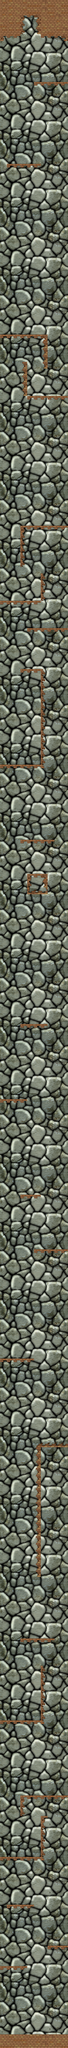

The image is a tile-based game level rendered from a .tmx file. Its description and source (layers, tilesets, objects; grid data summarised) follow:
An orthogonal 10x300 tile map with 32x32 px tiles, 5 tile layers (background, bg1, bg2, cover1, ...), 2 tilesets and 28 objects.

<map version="1.0" orientation="orthogonal" width="10" height="300" tilewidth="32" tileheight="32" backgroundcolor="#000000">
 <properties>
  <property name="Time" value="120" />
 </properties>
 <tileset firstgid="1" name="terrain" tilewidth="32" tileheight="32">
  <image source="terrain.png" width="672" height="736" />
 </tileset>
 <tileset firstgid="484" name="bg1" tilewidth="32" tileheight="32">
  <image source="stone.png" width="320" height="320" />
 </tileset>
 <layer name="background" width="10" height="300">
  <data>[3000 cells, 3000 non-empty, 100 distinct tile ids]</data>
 </layer>
 <layer name="bg1" width="10" height="300">
  <data>[3000 cells, 251 non-empty, 16 distinct tile ids]</data>
 </layer>
 <layer name="bg2" width="10" height="300">
  <data>[3000 cells, 0 non-empty, 0 distinct tile ids]</data>
 </layer>
 <layer name="cover1" width="10" height="300">
  <data>[3000 cells, 30 non-empty, 8 distinct tile ids]</data>
 </layer>
 <layer name="cover2" width="10" height="300">
  <data>[3000 cells, 0 non-empty, 0 distinct tile ids]</data>
 </layer>
 <objectgroup name="obstacles" width="10" height="300">
  <object x="1" y="9537">
   <polyline points="0,0 318,0" />
  </object>
  <object x="106" y="8" width="75" height="74">
   <properties>
    <property name="EXIT" value="" />
   </properties>
   <ellipse />
  </object>
  <object x="146" y="9543" width="28" height="27">
   <properties>
    <property name="START" value="" />
   </properties>
   <ellipse />
  </object>
  <object x="180" y="3">
   <polyline points="0,0 15,165 141,165 141,-2 0,-2" />
  </object>
  <object x="6" y="7">
   <polyline points="-6,-5 -6,160 87,160 102,-6 -5,-7" />
  </object>
  <object x="1" y="9218">
   <polyline points="0,0 127,0" />
  </object>
  <object x="225" y="9124">
   <polyline points="0,0 97,-1" />
  </object>
  <object x="159" y="8932">
   <polyline points="0,0 -126,-2" />
  </object>
  <object x="2" y="8707">
   <polyline points="0,0 193,1 191,-191 220,-191" />
  </object>
  <object x="99" y="8509">
   <polyline points="0,0 -1,-91 222,-91" />
  </object>
  <object x="1" y="8067">
   <polyline points="0,0 195,0 192,-258" />
  </object>
  <object x="98" y="7682">
   <polyline points="0,0 158,0" />
  </object>
  <object x="192" y="7390">
   <polyline points="0,0 -1,-607 128,-608" />
  </object>
  <object x="160" y="6371">
   <polyline points="0,0 -160,-1" />
  </object>
  <object x="161" y="5858">
   <polyline points="0,0 160,0" />
  </object>
  <object x="98" y="5601">
   <polyline points="0,0 95,0" />
  </object>
  <object x="128" y="5154">
   <polyline points="0,0 -127,1" />
  </object>
  <object x="97" y="4803">
   <polyline points="0,0 127,0" />
  </object>
  <object x="129" y="4099">
   <polyline points="0,0 1,95 95,93 95,1 1,-1" />
  </object>
  <object x="98" y="3938">
   <polyline points="0,0 160,0" />
  </object>
  <object x="1" y="3585">
   <polyline points="0,0 194,1 194,-450 95,-449" />
  </object>
  <object x="129" y="2946">
   <polyline points="0,0 192,0" />
  </object>
  <object x="194" y="2690">
   <polyline points="0,0 1,126 -194,127" />
  </object>
  <object x="98" y="2654">
   <polyline points="0,0 1,-187 223,-188" />
  </object>
  <object x="129" y="1699">
   <polyline points="0,0 1,158 191,157" />
  </object>
  <object x="225" y="1726">
   <polyline points="0,0 0,-156 -224,-155" />
  </object>
  <object x="34" y="770">
   <polyline points="0,0 159,0" />
  </object>
  <object x="162" y="383">
   <polyline points="0,0 160,0" />
  </object>
 </objectgroup>
</map>
